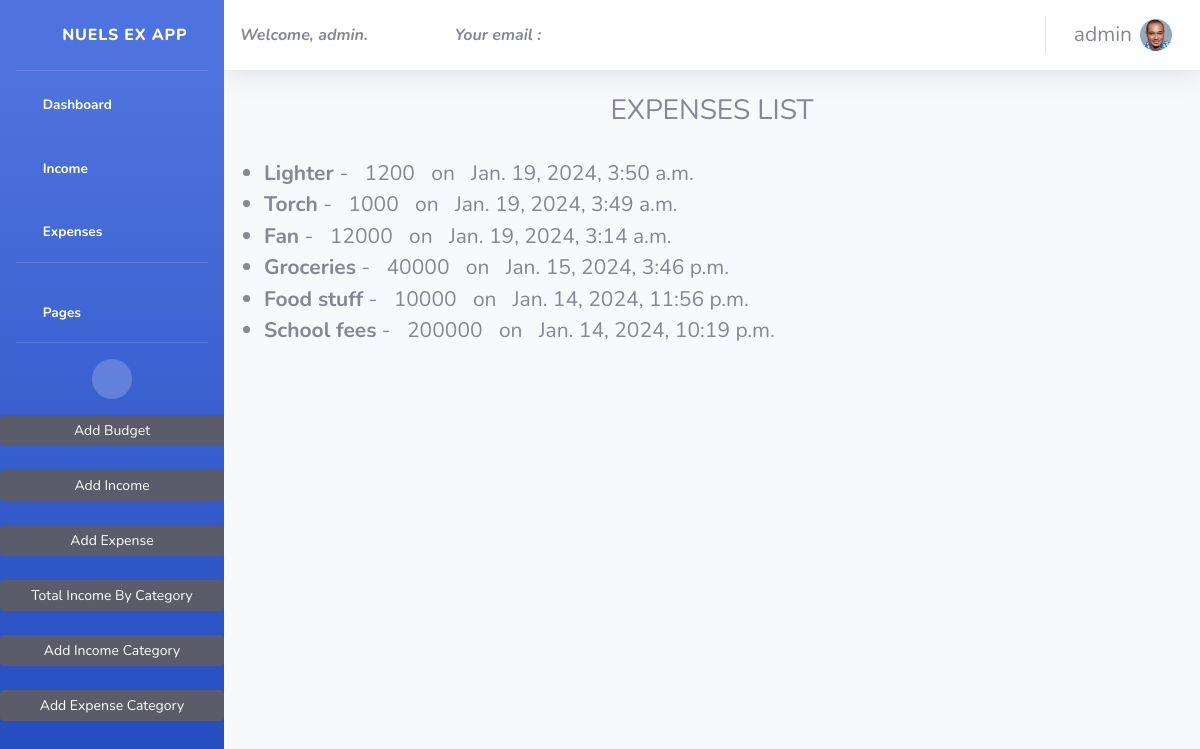
The app's page /expenses/ (signed in) with its own data.
### expenses/models.py (models this page shows, shortened)
class Userprofile(models.Model):
    user = models.OneToOneField(User, on_delete=models.CASCADE)
    email = models.EmailField(max_length=300, blank=True, null=True)
    address = models.CharField(max_length= 300, blank=True, null=True)
    dob = models.DateField(blank=True, null=True)
    fullname = models.CharField(max_length=100, blank=True, null=True)
    username = models.CharField(max_length=50, null=True, default=1)
    profile_image = models.ImageField(upload_to='profile')
    activation_key = models.CharField(max_length=300, blank=True, null=True)

class Expenses(models.Model):
    user = models.ForeignKey(User, on_delete=models.CASCADE)
    description = models.CharField(max_length=300, blank=True, null=True)
    amount = models.IntegerField(null=True, blank=True)
    date = models.DateTimeField(auto_now=True)
    expensetype = models.ForeignKey(Expensescategory, on_delete=models.CASCADE)
    class Meta:
        ordering = ['-date']

### expenses/views.py (the view)
# urls.py: path('expenses/', ExpensesListView.as_view(), name='expenses-list'),
class ExpensesListView(ListView):
    def get_queryset(self):
        return Expenses.objects.filter(user=self.request.user)
    def get(self, request):
        context = {
            'expenses_list': self.get_queryset()
        }
        return render(request, 'incoexp/expenses_list.html', context=context)

### expenses/context_processor.py (called while the page is built)
def profile_info(request):
    if request.user.is_authenticated:
        try:
            profile = Userprofile.objects.get(user=request.user)
            return {'user_profile': profile}
        except Userprofile.DoesNotExist:
            pass
    return {}

### expenses/expensescat_context.py (called while the page is built)
def cate_list(request):
    globa_list =Expensescategory.objects.all()
    return {
        'globa_list': globa_list,
    }

### expenses/incomecat_context.py (called while the page is built)
def category_list(request):
    global_list = Incomecategory.objects.all()
    return {
        'global_list': global_list,
    }

### templates/incoexp/expenses_list.html (shortened to what this page needs)
{% extends 'index.html' %}
{% block content %}
  <h3>EXPENSES LIST</h3>
  {% if expenses_list %}
    <ul>
      {% for expenses in expenses_list %}
        <li>
          <strong>{{ expenses.description }}</strong> - &nbsp; {{ expenses.amount }} &nbsp; on &nbsp; {{ expenses.date }}
        </li>
      {% endfor %}
    </ul>
  {% else %}
    <p>No expenses record found.</p>
  {% endif %}
{% endblock %}

### templates/header.html (shortened to what this page needs)
<!DOCTYPE html>
{% load static %}
<html lang="en">
<head>
    <link href="{% static 'vendor/fontawesome-free/css/all.min.css' %}" rel="stylesheet" type="text/css">
    <link href="{% static 'css/sb-admin-2.min.css' %}" rel="stylesheet">
    <link href="{% static 'vendor/datatables/dataTables.bootstrap4.min.css' %}" rel="stylesheet">
</head>
<body id="page-top">
    <div id="wrapper">
        {% include 'sidebar.html' %}
        <div id="content-wrapper" class="d-flex flex-column">
            <div id="content">
                <nav class="navbar navbar-expand navbar-light bg-white topbar mb-4 static-top shadow">
                    <span class="wel" style="font-style: italic; font-weight: bold;">Welcome, {{ request.user }}.</span>
                    <span class="wel" style="font-style: italic;"><strong>Your email : </strong>{{ user.email }}</span>
                    <ul class="navbar-nav ml-auto">
                        <li class="nav-item dropdown no-arrow">
                            <a class="nav-link dropdown-toggle" href="#" id="userDropdown" role="button"
                                data-toggle="dropdown" aria-haspopup="true" aria-expanded="false">
                                <span class="mr-2 d-none d-lg-inline text-gray-600 large fw-bold">{{request.user}}</span>
                                {% if user_profile.profile_image %}
                                <img class="img-profile rounded-circle" src="{{ user_profile.profile_image.url }}" alt="Profile Image">
                                {% else %}
                                <img src="{% static 'img/undraw_profile.svg' %}" alt="Default Image">
                                {% endif %}
                            </a>
                        </li>
                    </ul>
                </nav>
                    {% block content %}
                    {% endblock content %}
            </div>
        </div>
    </div>
</body>
</html>

### templates/incoexp/expenses_list.html (style rules this page uses)
h3 { text-align: center; margin-bottom: 30px; margin-top: 20px; }
li { font-size: 21px; }

### records on screen
Userprofile: profile_image (picture)
Expenses: description "Lighter", amount "1200", date "Jan. 19, 2024, 3:50 a.m."
Expenses: description "Torch", amount "1000", date "Jan. 19, 2024, 3:49 a.m."
Expenses: description "Fan", amount "12000", date "Jan. 19, 2024, 3:14 a.m."
Expenses: description "Groceries", amount "40000", date "Jan. 15, 2024, 3:46 p.m."
Expenses: description "Food stuff", amount "10000", date "Jan. 14, 2024, 11:56 p.m."
Expenses: description "School fees", amount "200000", date "Jan. 14, 2024, 10:19 p.m."

### other values on screen
{{ request.user }} "admin"
